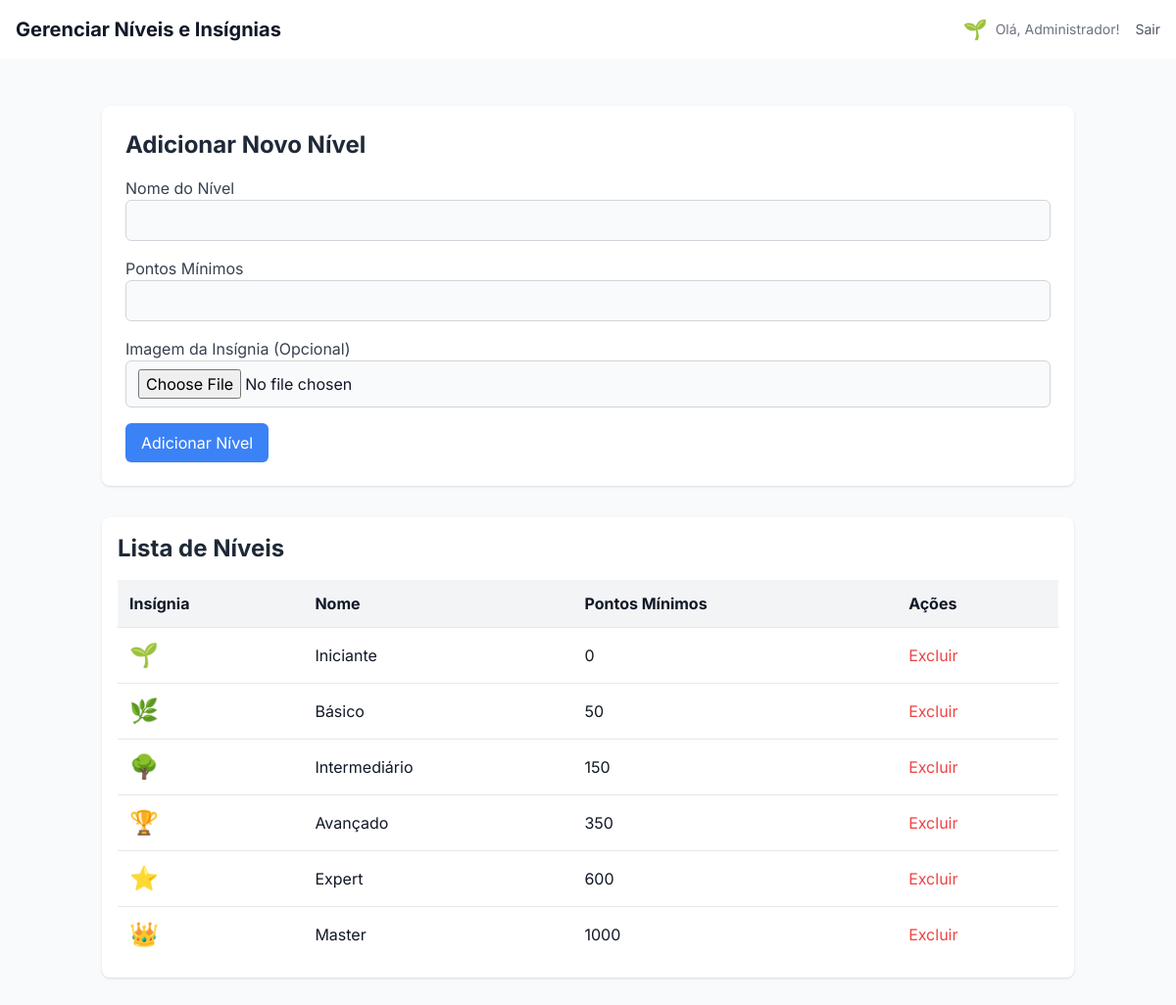
Screenshot of /admin/levels (signed in) with the database file from the repository.
### app.py (models this page shows)
class Level(db.Model):
    id = db.Column(db.Integer, primary_key=True)
    name = db.Column(db.String(50), unique=True, nullable=False)
    min_points = db.Column(db.Integer, unique=True, nullable=False, index=True)
    insignia = db.Column(db.String(255), nullable=True)  # URL ou emoji

class User(UserMixin, db.Model):
    id = db.Column(db.Integer, primary_key=True)
    name = db.Column(db.String(100), nullable=False)
    email = db.Column(db.String(100), unique=True, nullable=False)
    password = db.Column(db.String(200), nullable=False)
    is_admin = db.Column(db.Boolean, default=False)
    phone = db.Column(db.String(20))
    registered_at = db.Column(db.DateTime, default=datetime.utcnow)
    last_login = db.Column(db.DateTime)
    points = db.Column(db.Integer, default=0)
    level_id = db.Column(db.Integer, db.ForeignKey('level.id'), nullable=True)
    level = db.relationship('Level', backref='users')
    team_id = db.Column(db.Integer, db.ForeignKey('team.id'), nullable=True)
    avatar_url = db.Column(db.String(255), nullable=True)

### app.py (the view, shortened to what this page needs)
@app.route('/admin/levels', methods=['GET', 'POST'])
@login_required
def admin_levels():
    if not current_user.is_admin:
        flash('Acesso negado.', 'error')
        return redirect(url_for('index'))
    form = BaseForm()
    levels = Level.query.all()
    return render_template('admin_levels.html', levels=levels, form=form)

### app.py
class BaseForm(FlaskForm):
    csrf_token = HiddenField()

### app.py (called while the page is built)
@login_manager.user_loader
def load_user(user_id):
    return User.query.get(int(user_id))

@app.context_processor
def inject_user_gamification_data():
    if current_user.is_authenticated and current_user.level:
        return dict(user_level_insignia=current_user.level.insignia)
    return dict(user_level_insignia='')

@app.context_processor
def inject_gamification_progress():
    if not current_user.is_authenticated:
        return {}
    progress_data = {'percentage': 0, 'next_level_points': None}
    if current_user.level:
        current_level = current_user.level
        next_level = Level.query.filter(Level.min_points > current_level.min_points).order_by(Level.min_points.asc()).first()
        if next_level:
            points_for_level = next_level.min_points - current_level.min_points
            points_achieved = current_user.points - current_level.min_points
            progress_data['percentage'] = max(0, min(100, (points_achieved / points_for_level) * 100 if points_for_level > 0 else 100))
            progress_data['next_level_points'] = next_level.min_points
        else:
            progress_data['percentage'] = 100
    return dict(progress=progress_data)

### templates/admin_levels.html (shortened to what this page needs)
{% extends "admin_base.html" %}
{% block page_title %}Gerenciar Níveis e Insígnias{% endblock %}
{% block content %}
<div class="space-y-8">
    <div class="bg-white dark:bg-gray-800 p-6 rounded-lg shadow">
        <h2 class="text-2xl font-bold mb-4 text-gray-800 dark:text-gray-200">Adicionar Novo Nível</h2>
        <form method="POST" action="{{ url_for('admin_levels') }}" enctype="multipart/form-data" class="space-y-4">
            <div>
                <label for="name" class="block text-gray-700 dark:text-gray-300">Nome do Nível</label>
                <input type="text" id="name" name="name" class="w-full px-3 py-2 border border-gray-300 dark:border-gray-600 bg-gray-50 dark:bg-gray-700 text-gray-900 dark:text-gray-100 rounded-md" required>
            </div>
            <div>
                <label for="min_points" class="block text-gray-700 dark:text-gray-300">Pontos Mínimos</label>
                <input type="number" id="min_points" name="min_points" class="w-full px-3 py-2 border border-gray-300 dark:border-gray-600 bg-gray-50 dark:bg-gray-700 text-gray-900 dark:text-gray-100 rounded-md" required>
            </div>
            <div>
                <label for="insignia_image" class="block text-gray-700 dark:text-gray-300">Imagem da Insígnia (Opcional)</label>
                <input type="file" id="insignia_image" name="insignia_image" accept="image/*" class="w-full px-3 py-2 border border-gray-300 dark:border-gray-600 bg-gray-50 dark:bg-gray-700 text-gray-900 dark:text-gray-100 rounded-md">
            </div>
            <button type="submit" class="bg-blue-500 text-white px-4 py-2 rounded-md hover:bg-blue-600 transition">Adicionar Nível</button>
        </form>
    </div>
    <div class="bg-white dark:bg-gray-800 p-4 rounded-lg shadow">
        <h2 class="text-2xl font-bold mb-4 text-gray-800 dark:text-gray-200">Lista de Níveis</h2>
        <div class="overflow-x-auto">
            <table class="w-full border-collapse text-left">
                <thead>
                    <tr class="bg-gray-100 dark:bg-gray-700">
                        <th class="border-b dark:border-gray-600 p-3">Insígnia</th>
                        <th class="border-b dark:border-gray-600 p-3">Nome</th>
                        <th class="border-b dark:border-gray-600 p-3">Pontos Mínimos</th>
                        <th class="border-b dark:border-gray-600 p-3">Ações</th>
                    </tr>
                </thead>
                <tbody class="divide-y divide-gray-200 dark:divide-gray-700">
                    {% for level in levels %}
                        <tr class="hover:bg-gray-50 dark:hover:bg-gray-700">
                            <td class="p-3">
                                {% if level.insignia %}
                                    {% if 'cloudinary' in level.insignia %}
                                        <img src="{{ level.insignia }}" alt="Insígnia" class="w-8 h-8 rounded-full">
                                    {% else %}
                                        <span class="text-2xl">{{ level.insignia }}</span>
                                    {% endif %}
                                {% else %}
                                    Nenhuma
                                {% endif %}
                            </td>
                            <td class="p-3">{{ level.name }}</td>
                            <td class="p-3">{{ level.min_points }}</td>
                            <td class="p-3">
                                <form method="POST" action="{{ url_for('admin_delete_level', level_id=level.id) }}" class="inline">
                                    <button type="submit" class="text-red-500 dark:text-red-400 hover:underline">Excluir</button>
                                </form>
                            </td>
                        </tr>
                    {% endfor %}
                </tbody>
            </table>
        </div>
    </div>
</div>
{% endblock %}

### templates/admin_base.html (shortened to what this page needs)
<!DOCTYPE html>
<html lang="pt-BR">
<head>
    <script src="https://cdn.tailwindcss.com"></script>
    <link href="{{ url_for('static', filename='styles.css') }}" rel="stylesheet">
    <link rel="stylesheet" href="https://cdnjs.cloudflare.com/ajax/libs/font-awesome/6.4.2/css/all.min.css">
</head>
<body class="bg-gray-100 dark:bg-gray-900 text-gray-900 dark:text-gray-100 flex min-h-screen">
    <div class="flex-1 flex flex-col">
        <header class="bg-white dark:bg-gray-800 shadow-sm p-4 flex justify-between items-center">
            <h1 class="text-xl font-bold text-gray-900 dark:text-gray-100">{% block page_title %}Dashboard{% endblock %}
            </h1>
            <div class="flex items-center space-x-4">
                <span class="text-sm text-gray-500 dark:text-gray-400 flex items-center">
                    {% if current_user.is_authenticated and current_user.level and current_user.level.insignia %}
                    {% if 'cloudinary' in current_user.level.insignia %}
                    <img src="{{ current_user.level.insignia }}" alt="{{ current_user.level.name }}"
                        class="w-6 h-6 rounded-full object-cover mr-2">
                    {% else %}
                    <span class="text-xl mr-2">{{ current_user.level.insignia }}</span>
                    {% endif %}
                    {% endif %}
                    Olá, {{ current_user.name }}!
                </span>
                <a href="{{ url_for('logout') }}"
                    class="text-sm text-gray-600 dark:text-gray-400 hover:underline">Sair</a>
            </div>
        </header>
        <main class="flex-1 p-6 bg-gray-50 dark:bg-gray-900/50">
            <div class="container mx-auto px-4 py-6">
                {% block content %}{% endblock %}
            </div>
        </main>
    </div>
</body>
</html>

### static/styles.css (style rules this page uses)
:root { --primary-500: #3b82f6; --primary-600: #2563eb; --success-500: #10b981; --error-500: #ef4444; --bg-light-primary: #f3f4f6; --bg-light-secondary: #ffffff; --bg-light-tertiary: #f9fafb; --text-light-primary: #111827; --text-light-secondary: #6b7280; --border-light: #e5e7eb; --chat-user-bubble-bg: linear-gradient(135deg, #3b82f6, #60a5fa); --chat-bot-bubble-bg: #f3f4f6; --chat-welcome-bubble-bg: #eef2ff; --font-family-base: 'Inter', -apple-system, BlinkMacSystemFont, 'Segoe UI', Roboto, sans-serif; }
*, *::before, *::after { box-sizing: border-box; margin: 0; padding: 0; }
html { scroll-behavior: smooth; }
body { font-family: var(--font-family-base); line-height: 1.6; background-color: var(--bg-light-primary); color: var(--text-light-primary); transition: background-color 0.3s, color 0.3s; }

### rows the page displays
Level: level.insignia "🌱", insignia "🌱", name "Iniciante", min_points "0"
User: name "Administrador"
Level: insignia "🌿", name "Básico", min_points "50"
Level: insignia "🌳", name "Intermediário", min_points "150"
Level: insignia "🏆", name "Avançado", min_points "350"
Level: insignia "⭐", name "Expert", min_points "600"
Level: insignia "👑", name "Master", min_points "1000"
